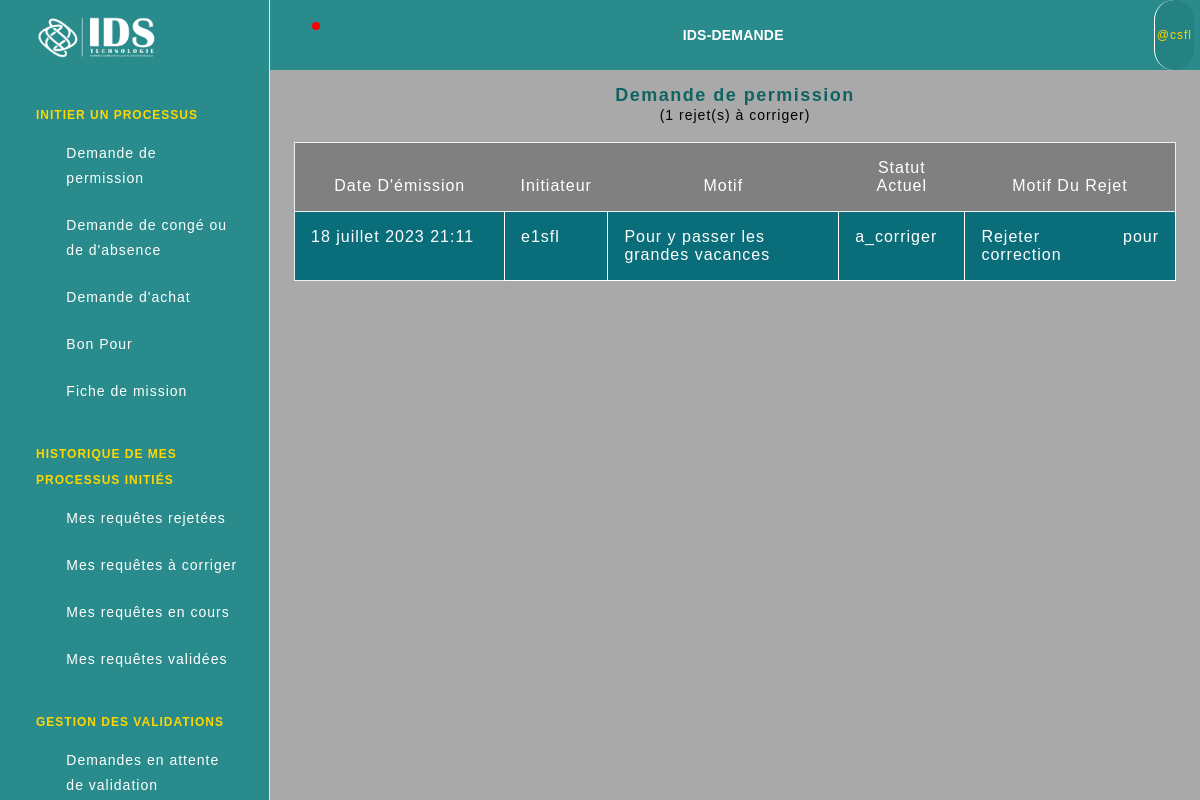
The app's page /ids-demande/dracv/ (signed in) with its own data.
### applicationidsdemande/models.py (models this page shows, shortened)
class Personnel(AbstractBaseUser, PermissionsMixin):
    POSTE_CHOICES = (
        ('Stagiaire', 'Stagiaire'),
        ('Employe', 'Employé'),
        ('ChefService', 'Chef Service'),
        ('Administrateur', 'Administrateur'),
        ('ServicePersonnel', 'Service Personnel'),
        ('DirecteurGeneral', 'Directeur Général'),
        ('DirecteurDepartement', 'Directeur de Département'),
    )
    SERVICE_CHOICES = (
        ('Aucun', 'Aucun Service Particulier'),
        ('ServiceReseauxClients', 'Service Reseaux et Clients'),
        ('ServiceSupportAlvanet', 'Service Support ALAVANET'),
        ('ServiceLogicielFormation', 'Service Logiciel et Formation'),
        ('ServiceCommercial', 'Service Commercial'),
        ('ServiceAdministratifRessourcesHumaines', 'Service Administratif et des Ressources Humaines'),
        ('EquipeLogistiqueCommerciale', 'Equipe Logistique et Commerciale'),
        ('Direction', 'Direction'),
        ('Administration', 'Administration'),
    )
    DIRECTION_CHOICES = (
        ('Aucune', 'Aucune Direction Particulière'),
        ('DirectionTechnique', 'Direction Technique'),
        ('DirectionCommercialeMarketingCommunication', 'Direction Commerciale, Marketing et Communication'),
        ('DirectionAdministrativeRessourcesHumaines', 'Direction Administrative et des Ressources Humaines'),
    )
    nom = models.CharField(max_length=255)
    prenom = models.CharField(max_length=255)
    username = models.CharField(max_length=30, unique=True)
    email = models.EmailField(unique=True)
    poste = models.CharField(max_length=255, choices=POSTE_CHOICES)
    service = models.CharField(max_length=255, choices=SERVICE_CHOICES)
    direction = models.CharField(max_length=100, choices=DIRECTION_CHOICES, default="")
    telephone = PhoneNumberField()
    is_active = models.BooleanField(default=True)
    is_staff = models.BooleanField(default=False)
    objects = CustomUserManager()
    USERNAME_FIELD = 'username'
    REQUIRED_FIELDS = ['nom', 'prenom', 'email', 'poste', 'service', 'telephone']

class DemandePermission(models.Model):
    initiateur = models.ForeignKey(Personnel, on_delete=models.SET_NULL, null=True, blank=True, related_name='demandes_initiees')
    validateurs = models.ManyToManyField(Personnel, blank=True, related_name='demandes_validees')
    rejeteurs_strict = models.ManyToManyField(Personnel, blank=True, related_name='demandes_strictements_rejetees')
    rejeteurs_pour_correction = models.ManyToManyField(Personnel, blank=True, related_name='demandes_rejetees_pour_corrections')
    valide_par = models.ForeignKey(Personnel, on_delete=models.SET_NULL, null=True, blank=True, related_name='demandes_vérifiees')
    date_emission = models.DateTimeField(default=timezone.now)
    statut = models.CharField(max_length=50, choices=STATUT_CHOICES)
    NomComplet = models.CharField(max_length=100)
    poste = models.CharField(max_length=100, choices=POSTE_CHOICES)
    service = models.CharField(max_length=255, choices=SERVICE_CHOICES)
    direction = models.CharField(max_length=100, choices=DIRECTION_CHOICES, default="")
    motif = models.TextField()
    lieu = models.CharField(max_length=100)
    date_heure_sortie = models.DateTimeField()
    date_heure_retour = models.DateTimeField()
    raison_rejet = models.TextField(blank=True, null=True)

### applicationidsdemande/views.py (the view)
# urls.py: path('dracv/', demandes_rejetees_acorriger_validateur, name='demandes_rejetees_acorriger_validateur'),
@login_required(login_url="/")
def demandes_rejetees_acorriger_validateur(request):
    POSTE_VALIDATEUR = ['ChefService', 'DirecteurDepartement', 'ServicePersonnel', 'DirecteurGenenral']
    user = request.user
    if user.poste in POSTE_VALIDATEUR:
        demandes_rejetees_acorriger_validateur = DemandePermission.objects.filter(rejeteurs_pour_correction=user)
        total_demandes_rejetees_acorriger_validateur = demandes_rejetees_acorriger_validateur.count()
        context = {'demandes_rejetees_acorriger_validateur': demandes_rejetees_acorriger_validateur, 'total_demandes_rejetees_acorriger_validateur': total_demandes_rejetees_acorriger_validateur}
        return render(request, 'demandes_rejetees_acorriger_validateur.html', context)
    else:
        return redirect('applicationidsdemande:erreur')

### templates/demandes_rejetees_acorriger_validateur.html (shortened to what this page needs)
{% extends 'base2.html' %}
{% load static %}
    {% block content %}
    <div class="text-center">
        <h1 class="typeservice">Demande de permission</h1>
        <p class="nbr-total">({{ total_demandes_rejetees_acorriger_validateur }} rejet(s) à corriger)</p>
        </div>
        <div class="table-responsive">
            {% if total_demandes_rejetees_acorriger_validateur > 0 %}
            <table class="table">
              <thead>
                <tr>
                  <th scope="col">Date d'émission</th>
                  <th scope="col">Initiateur</th>
                  <th scope="col">Motif</th>
                  <th scope="col">Statut actuel</th>
                  <th scope="col">Motif du rejet</th>
                </tr>
              </thead>
              <tbody>
                {% for demande in demandes_rejetees_acorriger_validateur %}
                <tr>
                  <th scope="row" style="font-weight: normal; min-width: 210px;">{{ demande.date_emission }}</th>
                  <td>{{ demande.initiateur }}</td>
                  <td>{{ demande.motif }}</td>
                  <td>{{ demande.statut }}</td>
                  {% if demande.statut == 'rejetee' or demande.statut == 'a_corriger' %}
                  <td style="min-width: 200px; text-align: justify;">{{ demande.raison_rejet }}</td>
                  {% else %}
                  <td style="text-align: center;">-</td>
                  {% endif %}
                </tr>
                {% endfor %}
              </tbody>
            </table>
            {% else %}
            <p class="empty container"> aucune demande jetetée pour correction</p>
            {% endif %}
          </div>
    {% endblock %}

### templates/base2.html (shortened to what this page needs)
{% load static %}
<head>
  <link rel="stylesheet" href="{% static 'css/styles.min.css' %}"/>
</head>
<body>
  <div class="page-wrapper" id="main-wrapper" data-layout="vertical" data-navbarbg="skin6" data-sidebartype="full"
    data-sidebar-position="fixed" data-header-position="fixed">
    <aside class="left-sidebar">
      <div>
        <div class="brand-logo d-flex align-items-center justify-content-between">
          <a href="#" class="text-nowrap logo-img">
            <img class="logo" src="{% static '/images/idslogo.png' %}" alt="idslogo" width="150" height="75">
        </a>
        </div>
        <nav class="sidebar-nav scroll-sidebar" data-simplebar="">
          <ul id="sidebarnav">
            {% if user.poste != 'DirecteurGeneral' %}
            <li class="nav-small-cap">
                <span class="hide-menu hide-menu-title">INITIER UN PROCESSUS</span>
            </li>
            <li class="sidebar-item">
                <a class="sidebar-link" href="{% url 'applicationidsdemande:demande_permission' %}" aria-expanded="false">
                    <span>
                        <i class="ti ti-file-description"></i>
                    </span>
                    <span class="hide-menu">Demande de <br> permission</span>
                </a>
            </li>
            <li class="sidebar-item">
                <a class="sidebar-link" href="#" aria-expanded="false">
                    <span>
                        <i class="ti ti-file-description"></i>
                    </span>
                    <span class="hide-menu">Demande de congé ou <br> de d'absence</span>
                </a>
            </li>
            <li class="sidebar-item">
                <a class="sidebar-link" href="#" aria-expanded="false">
                    <span>
                        <i class="ti ti-file-description"></i>
                    </span>
                    <span class="hide-menu">Demande d'achat</span>
                </a>
            </li>
            <li class="sidebar-item">
                <a class="sidebar-link" href="#" aria-expanded="false">
                    <span>
                        <i class="ti ti-file-description"></i>
                    </span>
                    <span class="hide-menu">Bon Pour</span>
                </a>
            </li>
            <li class="sidebar-item">
                <a class="sidebar-link" href="#" aria-expanded="false">
                    <span>
                        <i class="ti ti-file-description"></i>
                    </span>
                    <span class="hide-menu">Fiche de mission</span>
                </a>
            </li>
            <li class="nav-small-cap">
              <span class="hide-menu hide-menu-title">HISTORIQUE DE MES PROCESSUS INITIÉS</span>
            </li>
            <li class="sidebar-item">
                <a class="sidebar-link" href="{% url 'applicationidsdemande:demandes_rejetees_initiateur' %}" aria-expanded="false">
                  <span>
                    <i class="ti ti-alert-circle"></i>
                  </span>
                  <span class="hide-menu">Mes requêtes rejetées</span>
                </a>
              </li>
              <li class="sidebar-item">
                <a class="sidebar-link" href="{% url 'applicationidsdemande:demandes_a_corriger_initiateur' %}" aria-expanded="false">
                  <span>
                    <i class="ti ti-alert-circle"></i>
                  </span>
                  <span class="hide-menu">Mes requêtes à corriger</span>
                </a>
              </li>
              <li class="sidebar-item">
                <a class="sidebar-link" href="{% url 'applicationidsdemande:demandes_encours_initiateur' %}" aria-expanded="false">
                  <span>
                    <i class="ti ti-alert-circle"></i>
                  </span>
                  <span class="hide-menu">Mes requêtes en cours</span>
                </a>
              </li>
              <li class="sidebar-item">
                <a class="sidebar-link" href="{% url 'applicationidsdemande:demandes_validees_initiateur' %}" aria-expanded="false">
                  <span>
                    <i class="ti ti-alert-circle"></i>
                  </span>
                  <span class="hide-menu">Mes requêtes validées</span>
                </a>
              </li>
              {% endif %}
              {% if user.poste == 'DirecteurGeneral' or user.poste == 'ServicePersonnel' or user.poste == 'DirecteurDepartement' or user.poste == 'ChefService' %}
              <li class="nav-small-cap">
              <span class="hide-menu hide-menu-title">GESTION DES VALIDATIONS</span>
            </li>
            <li class="sidebar-item">
              <a class="sidebar-link" href="{% url 'applicationidsdemande:controle' %}" aria-expanded="false">
                <span>
                  <i class="ti ti-aperture"></i>
                </span>
                <span class="hide-menu">Demandes en attente <br> de validation</span>
              </a>
            </li>
            {% endif %}
          </ul>
        </nav>
      </div>
    </aside>
    <div class="body-wrapper">
      <header class="app-header">
        <nav class="navbar navbar-expand-lg navbar-light">
          <ul class="navbar-nav">
            <li class="nav-item">
              <a class="nav-link" href="{% url 'applicationidsdemande:notifications' %}">
                <i class="ti ti-bell-ringing notification-icone"></i>
                <div class="notification rounded-circle notification-point"></div>
              </a>
            </li>
          </ul>
          <div class="navbar-collapse justify-content-end px-0" id="navbarNav">
            <ul class="navbar-nav flex-row ms-auto align-items-center justify-content-end">
              <li class="nav-item dropdown haut-ids-demande">IDS-DEMANDE</li>
            </ul>
          </div>
          <div class="navbar-collapse justify-content-end px-0" id="navbarNav">
            <ul class="navbar-nav flex-row ms-auto align-items-center justify-content-end">
              <li class="nav-item dropdown">
                <span class="nav-link" href="#" id="drop2" data-bs-toggle="dropdown"
                  aria-expanded="false"> <span class="utilisateur-connecte">@{{ user.username }}</span>
                </span>
              </li>
            </ul>
          </div>
        </nav>
      </header>
      <div class="container-fluid">
        {% block content %}
        {% endblock %}
      </div>
    </div>
  </div>
</body>
</html>

### templates/base2.html (style rules this page uses)
body { font-family: Arial, Helvetica, sans-serif; letter-spacing: 1; background-color: darkgray; }
h1 { font-size: 18px; font-weight: bold; font-family: Arial, Helvetica, sans-serif; letter-spacing: 1.5; color: #106363; }
.left-sidebar, .app-header { background: linear-gradient(to bottom right, #298b8b, #298b8b); }
.ti { color: black; }
.notification-icone { color: gold; margin-left: -15px; }
.notification { background-color: red; }
.utilisateur-connecte { color: gold; font-size: 12px; background-color: rgba(3, 51, 51, 0.1); border-radius: 50px; margin-right: -35px; padding: 0 2px; border-left: solid 1px white; cursor: pointer; }
.haut-ids-demande { color: white; font-weight: bold; letter-spacing: 0.2; }
.hide-menu { color: white; }
.hide-menu-title { color: gold; }
.nbr-total { color: black; margin-top: -10px; }
table { border: 1px white solid; background: linear-gradient(to bottom right, #0a6d7a, #0a6d7a); }
th { font-weight: normal; }
td { border: 1px white solid; border-radius: 5px; }
thead { text-align: center; background: linear-gradient(to bottom right, gray, gray); text-transform: capitalize; color: white; }
tbody { color: white; }

### records on screen
Personnel: username "csfl"
DemandePermission: date_emission "18 juillet 2023 21:11", initiateur "e1sfl", motif "Pour y passer les grandes vacances", statut "a_corriger", raison_rejet "Rejeter pour correction"

### other values on screen
{{ total_demandes_rejetees_acorriger_validateur }} "1"
